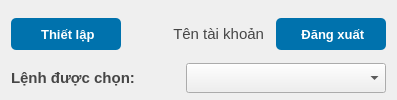
         <widget class="QFrame" name="frame_5">
          <property name="minimumSize">
           <size>
            <width>0</width>
            <height>100</height>
           </size>
          </property>
          <property name="frameShape">
           <enum>QFrame::NoFrame</enum>
          </property>
          <property name="frameShadow">
           <enum>QFrame::Raised</enum>
          </property>
          <layout class="QVBoxLayout" name="verticalLayout_16">
           <property name="bottomMargin">
            <number>0</number>
           </property>
           <item>
            <layout class="QHBoxLayout" name="horizontalLayout_9">
             <property name="spacing">
              <number>12</number>
             </property>
             <item>
              <widget class="QPushButton" name="btn_setup">
               <property name="sizePolicy">
                <sizepolicy hsizetype="Preferred" vsizetype="Preferred">
                 <horstretch>0</horstretch>
                 <verstretch>0</verstretch>
                </sizepolicy>
               </property>
               <property name="minimumSize">
                <size>
                 <width>110</width>
                 <height>32</height>
                </size>
               </property>
               <property name="maximumSize">
                <size>
                 <width>110</width>
                 <height>32</height>
                </size>
               </property>
               <property name="font">
                <font>
                 <pointsize>10</pointsize>
                 <weight>75</weight>
                 <bold>true</bold>
                </font>
               </property>
               <property name="layoutDirection">
                <enum>Qt::LeftToRight</enum>
               </property>
               <property name="styleSheet">
                <string notr="true">#btn_setup{
	border:none;
	border-radius: 5px;
	background: #0072AD;
	color:#FFFFFF;
	padding: 0px 5px;
}
#btn_setup:pressed
{
	border-radius: 5px;
	border:none;
	background: #216081;
 	color:#FFFFFF ;
	padding: 0px 5px;
}</string>
               </property>
               <property name="text">
                <string> Thiết lập</string>
               </property>
               <property name="icon">
                <iconset resource="Image.qrc">
                 <normaloff>:/newPrefix/image/icon_setting.png</normaloff>:/newPrefix/image/icon_setting.png</iconset>
               </property>
               <property name="iconSize">
                <size>
                 <width>20</width>
                 <height>20</height>
                </size>
               </property>
               <property name="checkable">
                <bool>false</bool>
               </property>
               <property name="autoDefault">
                <bool>false</bool>
               </property>
               <property name="flat">
                <bool>false</bool>
               </property>
              </widget>
             </item>
             <item>
              <spacer name="horizontalSpacer_3">
               <property name="orientation">
                <enum>Qt::Horizontal</enum>
               </property>
               <property name="sizeHint" stdset="0">
                <size>
                 <width>40</width>
                 <height>20</height>
                </size>
               </property>
              </spacer>
             </item>
             <item>
              <widget class="QLabel" name="lbl_username">
               <property name="font">
                <font>
                 <pointsize>11</pointsize>
                 <weight>50</weight>
                 <bold>false</bold>
                </font>
               </property>
               <property name="styleSheet">
                <string notr="true">#lbl_username {
	color: #464646;
}</string>
               </property>
               <property name="text">
                <string>Tên tài khoản</string>
               </property>
               <property name="textFormat">
                <enum>Qt::RichText</enum>
               </property>
               <property name="alignment">
                <set>Qt::AlignRight|Qt::AlignTrailing|Qt::AlignVCenter</set>
               </property>
              </widget>
             </item>
             <item>
              <widget class="QPushButton" name="btn_logout">
               <property name="minimumSize">
                <size>
                 <width>110</width>
                 <height>32</height>
                </size>
               </property>
               <property name="maximumSize">
                <size>
                 <width>110</width>
                 <height>32</height>
                </size>
               </property>
               <property name="font">
                <font>
                 <pointsize>10</pointsize>
                 <weight>75</weight>
                 <bold>true</bold>
                </font>
               </property>
               <property name="styleSheet">
                <string notr="true">#btn_logout{
	border:none;
	border-radius: 5px;
	background: #0072AD;
	color:#FFFFFF;
	padding: 0px 5px;
}
#btn_logout:pressed
{
	border-radius: 5px;
	border:none;
	background: #216081;
 	color:#FFFFFF ;
	padding: 0px 5px;
}</string>
               </property>
               <property name="text">
                <string> Đăng xuất</string>
               </property>
               <property name="icon">
                <iconset resource="Image.qrc">
                 <normaloff>:/newPrefix/image/icon_logout.png</normaloff>:/newPrefix/image/icon_logout.png</iconset>
               </property>
               <property name="iconSize">
                <size>
                 <width>20</width>
                 <height>20</height>
                </size>
               </property>
              </widget>
             </item>
            </layout>
           </item>
           <item>
            <layout class="QHBoxLayout" name="horizontalLayout_10">
             <item>
              <widget class="QLabel" name="lbl_ro_selected">
               <property name="font">
                <font>
                 <pointsize>11</pointsize>
                 <weight>75</weight>
                 <bold>true</bold>
                </font>
               </property>
               <property name="styleSheet">
                <string notr="true">color:#464646;</string>
               </property>
               <property name="text">
                <string>Lệnh được chọn: </string>
               </property>
              </widget>
             </item>
             <item>
              <spacer name="horizontalSpacer_5">
               <property name="orientation">
                <enum>Qt::Horizontal</enum>
               </property>
               <property name="sizeHint" stdset="0">
                <size>
                 <width>40</width>
                 <height>20</height>
                </size>
               </property>
              </spacer>
             </item>
             <item>
              <widget class="QComboBox" name="cbb_select_machine">
               <property name="minimumSize">
                <size>
                 <width>200</width>
                 <height>30</height>
                </size>
               </property>
              </widget>
             </item>
            </layout>
           </item>
          </layout>
         </widget>
